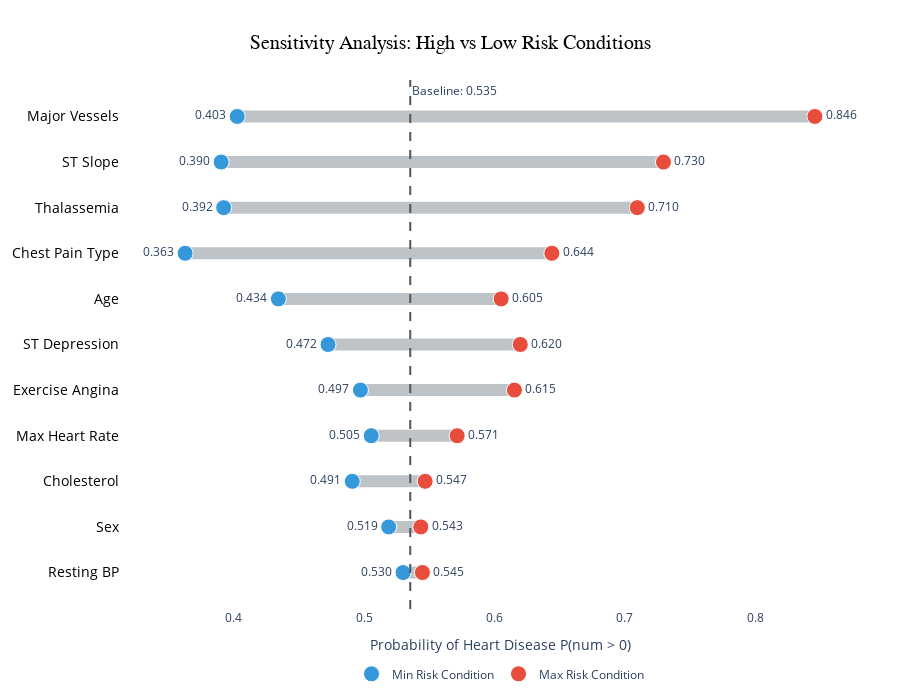

Notebook source saved alongside this figure:
### Code cell
import pandas as pd
import plotly.graph_objects as go
from pgmpy.inference import BeliefPropagation

def plot_sensitivity_analysis_with_labels(
    bn_model,
    data_df,
    display_names=None,
    bin_labels=None, # <--- New Parameter
    outfile: str = "bn_sensitivity_final.html",
):
    """
    Final Version: Interactive Sensitivity Analysis.
    Displays HUMAN-READABLE labels in tooltips instead of raw bin numbers.
    """
    print("Starting sensitivity analysis (with readable labels)...")
    
    # --- 1. Calculation Logic ---
    infer = BeliefPropagation(bn_model)
    evidence_cols = [c for c in data_df.columns if c != "num"]
    results = {}

    # Calculate Baseline
    try:
        q_baseline = infer.query(variables=["num"], show_progress=False)
        if 0 in q_baseline.state_names["num"]:
            p_healthy_baseline = q_baseline.values[q_baseline.state_names["num"].index(0)]
        else:
            p_healthy_baseline = 0.0
        baseline_p_sick = 1.0 - p_healthy_baseline
    except Exception:
        baseline_p_sick = 0.5 
    
    print(f"Baseline P(Heart Disease) = {baseline_p_sick:.3f}")

    # Loop through features
    for col in evidence_cols:
        min_p = 1.0
        max_p = 0.0
        
        # Store the readable label string instead of just the number
        min_state_label = "N/A"
        max_state_label = "N/A"
        
        possible_values = sorted(data_df[col].unique())
        valid_calc = False

        for val in possible_values:
            try:
                q_res = infer.query(
                    variables=["num"], evidence={col: val}, show_progress=False
                )
                
                if 0 in q_res.state_names["num"]:
                    idx_0 = q_res.state_names["num"].index(0)
                    p_healthy = q_res.values[idx_0]
                else:
                    p_healthy = 0.0
                
                p_sick = 1.0 - p_healthy
                
                # Retrieve readable label using helper
                current_label = get_label(col, val) if bin_labels else str(val)

                # Track Max
                if p_sick > max_p:
                    max_p = p_sick
                    max_state_label = current_label # <--- Store Label
                
                # Track Min
                if p_sick < min_p:
                    min_p = p_sick
                    min_state_label = current_label # <--- Store Label

                valid_calc = True
            except Exception:
                continue
        
        if not valid_calc:
            results[col] = (baseline_p_sick, baseline_p_sick, "N/A", "N/A")
        else:
            results[col] = (max_p, min_p, max_state_label, min_state_label)

    # --- 2. Data Preparation ---
    df_results = pd.DataFrame.from_dict(
        results, orient="index", columns=["Max P", "Min P", "Max Label", "Min Label"]
    )
    df_results["Range"] = df_results["Max P"] - df_results["Min P"]
    df_results = df_results.sort_values(by="Range", ascending=True)

    if display_names:
        labels = [display_names.get(col, col) for col in df_results.index]
    else:
        labels = df_results.index.tolist()

    # --- 3. Plotting ---
    color_max = "#e74c3c"
    color_min = "#3498db"
    color_bar = "#bdc3c7"
    color_base = "#555555"

    fig = go.Figure()

    # A. Connecting Bar
    for i, (idx, row) in enumerate(df_results.iterrows()):
        fig.add_trace(go.Scatter(
            x=[row["Min P"], row["Max P"]],
            y=[labels[i], labels[i]],
            mode='lines',
            line=dict(color=color_bar, width=12),
            showlegend=False,
            hoverinfo='skip'
        ))

    # B. Min Risk Points
    fig.add_trace(go.Scatter(
        x=df_results["Min P"],
        y=labels,
        mode='markers+text',
        name='Min Risk Condition',
        marker=dict(color=color_min, size=16, line=dict(width=1, color='white')),
        text=[f'{x:.3f}' for x in df_results["Min P"]],
        textposition="middle left",
        
        # Pass Readable Label to CustomData
        customdata=df_results["Min Label"],
        
        hovertemplate=(
            "<b>Feature: %{y}</b><br>" +
            "Condition: <b>%{customdata}</b><br>" + # Displays: "Age < 45" or "Female"
            "Risk Probability: %{x:.3f}" +
            "<extra></extra>"
        )
    ))

    # C. Max Risk Points
    fig.add_trace(go.Scatter(
        x=df_results["Max P"],
        y=labels,
        mode='markers+text',
        name='Max Risk Condition',
        marker=dict(color=color_max, size=16, line=dict(width=1, color='white')),
        text=[f'{x:.3f}' for x in df_results["Max P"]],
        textposition="middle right",
        
        # Pass Readable Label to CustomData
        customdata=df_results["Max Label"],
        
        hovertemplate=(
            "<b>Feature: %{y}</b><br>" +
            "Condition: <b>%{customdata}</b><br>" + # Displays: "Asymptomatic" or "High BP"
            "Risk Probability: %{x:.3f}" +
            "<extra></extra>"
        )
    ))

    # D. Baseline
    fig.add_vline(
        x=baseline_p_sick,
        line_width=2,
        line_dash="dash",
        line_color=color_base,
        annotation_text=f"Baseline: {baseline_p_sick:.3f}", 
        annotation_position="top right"
    )

    # E. Layout
    fig.update_layout(
        title={
            'text': 'Sensitivity Analysis: High vs Low Risk Conditions',
            'y':0.95, 'x':0.5, 'xanchor': 'center', 'yanchor': 'top',
            'font': dict(size=20, color='black', family="Arial")
        },
        xaxis=dict(
            title='Probability of Heart Disease P(num > 0)',
            range=[max(0, df_results["Min P"].min() - 0.05), min(1.0, df_results["Max P"].max() + 0.05)],
            showgrid=False,
            zeroline=False
        ),
        yaxis=dict(
            showgrid=False,
            tickfont=dict(size=14, color='black')
        ),
        plot_bgcolor='white',
        paper_bgcolor='white',
        legend=dict(orientation="h", yanchor="bottom", y=-0.15, xanchor="center", x=0.5),
        margin=dict(l=20, r=20, t=80, b=80),
        height=700,
        hoverlabel=dict(bgcolor="white", font_size=14, font_family="Arial")
    )

    fig.write_html(outfile)
    print(f"Final Interactive plot saved to {outfile}")
    fig.show()
    
    return df_results


_ = plot_sensitivity_analysis_with_labels(
    bn_model,
    train_df_disc,
    display_names=DISPLAY_NAMES,
    bin_labels=BIN_LABELS, # <--- Crucial Step
    outfile="results/bn_sensitivity_final.html"
)

### Figure 1 — Plotly figure (JSON) as saved in the notebook; plotly's stock layout.template omitted (floating-point values rounded to 4 significant figures)
{"data": [{"hoverinfo": "skip", "line": {"color": "#bdc3c7", "width": 12}, "mode": "lines", "showlegend": false, "type": "scatter", "x": [0.5299, 0.5448], "y": ["Resting BP", "Resting BP"]}, {"hoverinfo": "skip", "line": {"color": "#bdc3c7", "width": 12}, "mode": "lines", "showlegend": false, "type": "scatter", "x": [0.5189, 0.5435], "y": ["Sex", "Sex"]}, {"hoverinfo": "skip", "line": {"color": "#bdc3c7", "width": 12}, "mode": "lines", "showlegend": false, "type": "scatter", "x": [0.4909, 0.5468], "y": ["Cholesterol", "Cholesterol"]}, {"hoverinfo": "skip", "line": {"color": "#bdc3c7", "width": 12}, "mode": "lines", "showlegend": false, "type": "scatter", "x": [0.5054, 0.5714], "y": ["Max Heart Rate", "Max Heart Rate"]}, {"hoverinfo": "skip", "line": {"color": "#bdc3c7", "width": 12}, "mode": "lines", "showlegend": false, "type": "scatter", "x": [0.4972, 0.6154], "y": ["Exercise Angina", "Exercise Angina"]}, {"hoverinfo": "skip", "line": {"color": "#bdc3c7", "width": 12}, "mode": "lines", "showlegend": false, "type": "scatter", "x": [0.4723, 0.6198], "y": ["ST Depression", "ST Depression"]}, {"hoverinfo": "skip", "line": {"color": "#bdc3c7", "width": 12}, "mode": "lines", "showlegend": false, "type": "scatter", "x": [0.4342, 0.6052], "y": ["Age", "Age"]}, {"hoverinfo": "skip", "line": {"color": "#bdc3c7", "width": 12}, "mode": "lines", "showlegend": false, "type": "scatter", "x": [0.3626, 0.6441], "y": ["Chest Pain Type", "Chest Pain Type"]}, {"hoverinfo": "skip", "line": {"color": "#bdc3c7", "width": 12}, "mode": "lines", "showlegend": false, "type": "scatter", "x": [0.3922, 0.7096], "y": ["Thalassemia", "Thalassemia"]}, {"hoverinfo": "skip", "line": {"color": "#bdc3c7", "width": 12}, "mode": "lines", "showlegend": false, "type": "scatter", "x": [0.3903, 0.7297], "y": ["ST Slope", "ST Slope"]}, {"hoverinfo": "skip", "line": {"color": "#bdc3c7", "width": 12}, "mode": "lines", "showlegend": false, "type": "scatter", "x": [0.4026, 0.8459], "y": ["Major Vessels", "Major Vessels"]}, {"customdata": ["< 140 mmHg", "Female", "< 200 mg/dl (Desirable)", ">= 150 bpm", "No", "< 1.0 (Normal)", "Age < 45", "Non-anginal Pain", "Normal", "Upsloping", "0 vessels"], "hovertemplate": "<b>Feature: %{y}</b><br>Condition: <b>%{customdata}</b><br>Risk Probability: %{x:.3f}<extra></extra>", "marker": {"color": "#3498db", "line": {"color": "white", "width": 1}, "size": 16}, "mode": "markers+text", "name": "Min Risk Condition", "text": ["0.530", "0.519", "0.491", "0.505", "0.497", "0.472", "0.434", "0.363", "0.392", "0.390", "0.403"], "textposition": "middle left", "type": "scatter", "x": [0.5299, 0.5189, 0.4909, 0.5054, 0.4972, 0.4723, 0.4342, 0.3626, 0.3922, 0.3903, 0.4026], "y": ["Resting BP", "Sex", "Cholesterol", "Max Heart Rate", "Exercise Angina", "ST Depression", "Age", "Chest Pain Type", "Thalassemia", "ST Slope", "Major Vessels"]}, {"customdata": [">= 140 mmHg (High BP)", "Male", ">= 240 mg/dl (High)", "< 150 bpm", "Yes", ">= 1.0 (Abnormal)", "Age > 60", "Asymptomatic", "Reversable Defect", "Downsloping", "3 vessels"], "hovertemplate": "<b>Feature: %{y}</b><br>Condition: <b>%{customdata}</b><br>Risk Probability: %{x:.3f}<extra></extra>", "marker": {"color": "#e74c3c", "line": {"color": "white", "width": 1}, "size": 16}, "mode": "markers+text", "name": "Max Risk Condition", "text": ["0.545", "0.543", "0.547", "0.571", "0.615", "0.620", "0.605", "0.644", "0.710", "0.730", "0.846"], "textposition": "middle right", "type": "scatter", "x": [0.5448, 0.5435, 0.5468, 0.5714, 0.6154, 0.6198, 0.6052, 0.6441, 0.7096, 0.7297, 0.8459], "y": ["Resting BP", "Sex", "Cholesterol", "Max Heart Rate", "Exercise Angina", "ST Depression", "Age", "Chest Pain Type", "Thalassemia", "ST Slope", "Major Vessels"]}], "layout": {"annotations": [{"showarrow": false, "text": "Baseline: 0.535", "x": 0.5354, "xanchor": "left", "xref": "x", "y": 1, "yanchor": "top", "yref": "y domain"}], "height": 700, "hoverlabel": {"bgcolor": "white", "font": {"family": "Arial", "size": 14}}, "legend": {"orientation": "h", "x": 0.5, "xanchor": "center", "y": -0.15, "yanchor": "bottom"}, "margin": {"b": 80, "l": 20, "r": 20, "t": 80}, "paper_bgcolor": "white", "plot_bgcolor": "white", "shapes": [{"line": {"color": "#555555", "dash": "dash", "width": 2}, "type": "line", "x0": 0.5354, "x1": 0.5354, "xref": "x", "y0": 0, "y1": 1, "yref": "y domain"}], "title": {"font": {"color": "black", "family": "Arial", "size": 20}, "text": "Sensitivity Analysis: High vs Low Risk Conditions", "x": 0.5, "xanchor": "center", "y": 0.95, "yanchor": "top"}, "xaxis": {"range": [0.3126, 0.8959], "showgrid": false, "title": {"text": "Probability of Heart Disease P(num > 0)"}, "zeroline": false}, "yaxis": {"showgrid": false, "tickfont": {"color": "black", "size": 14}}}}
